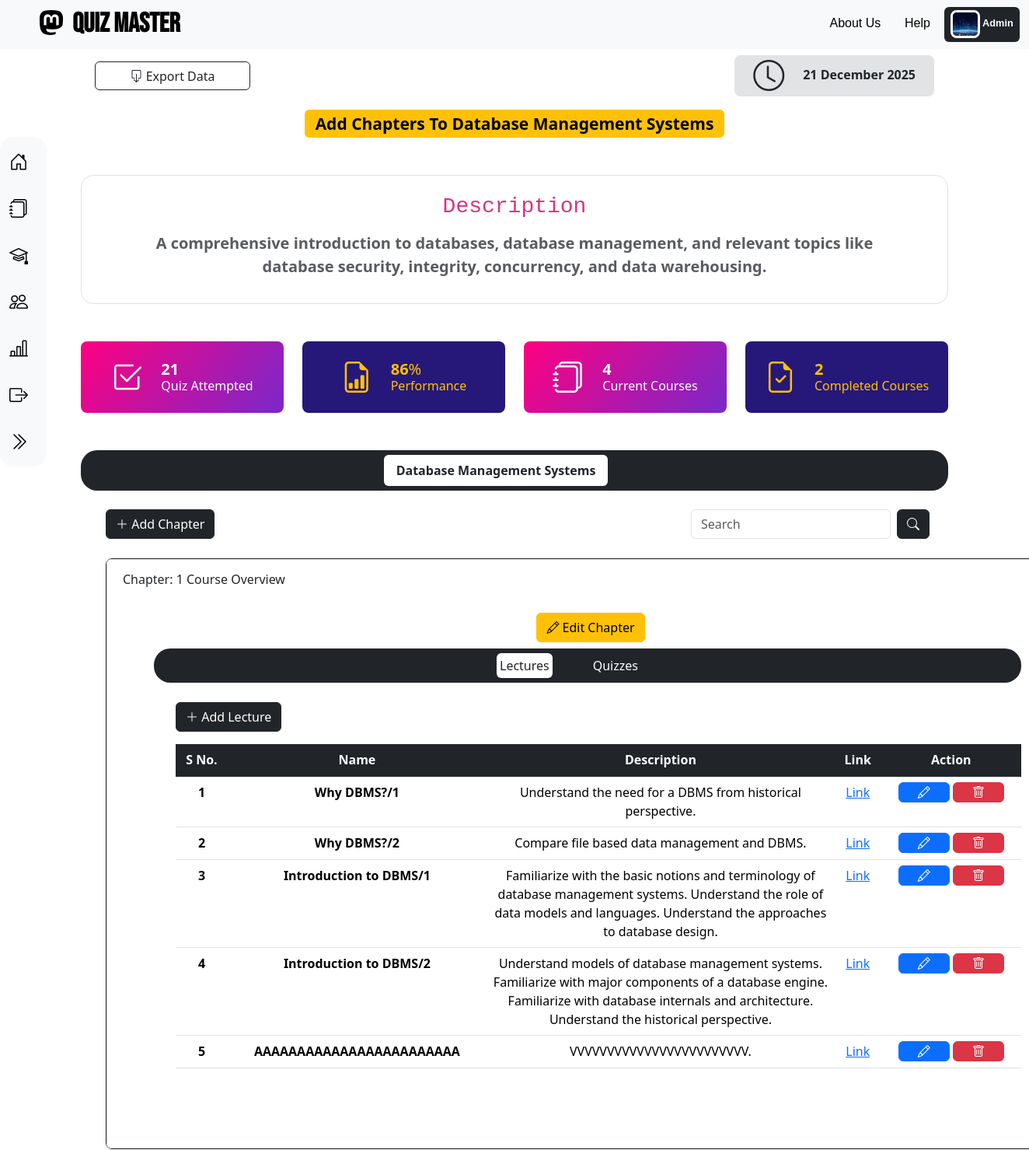
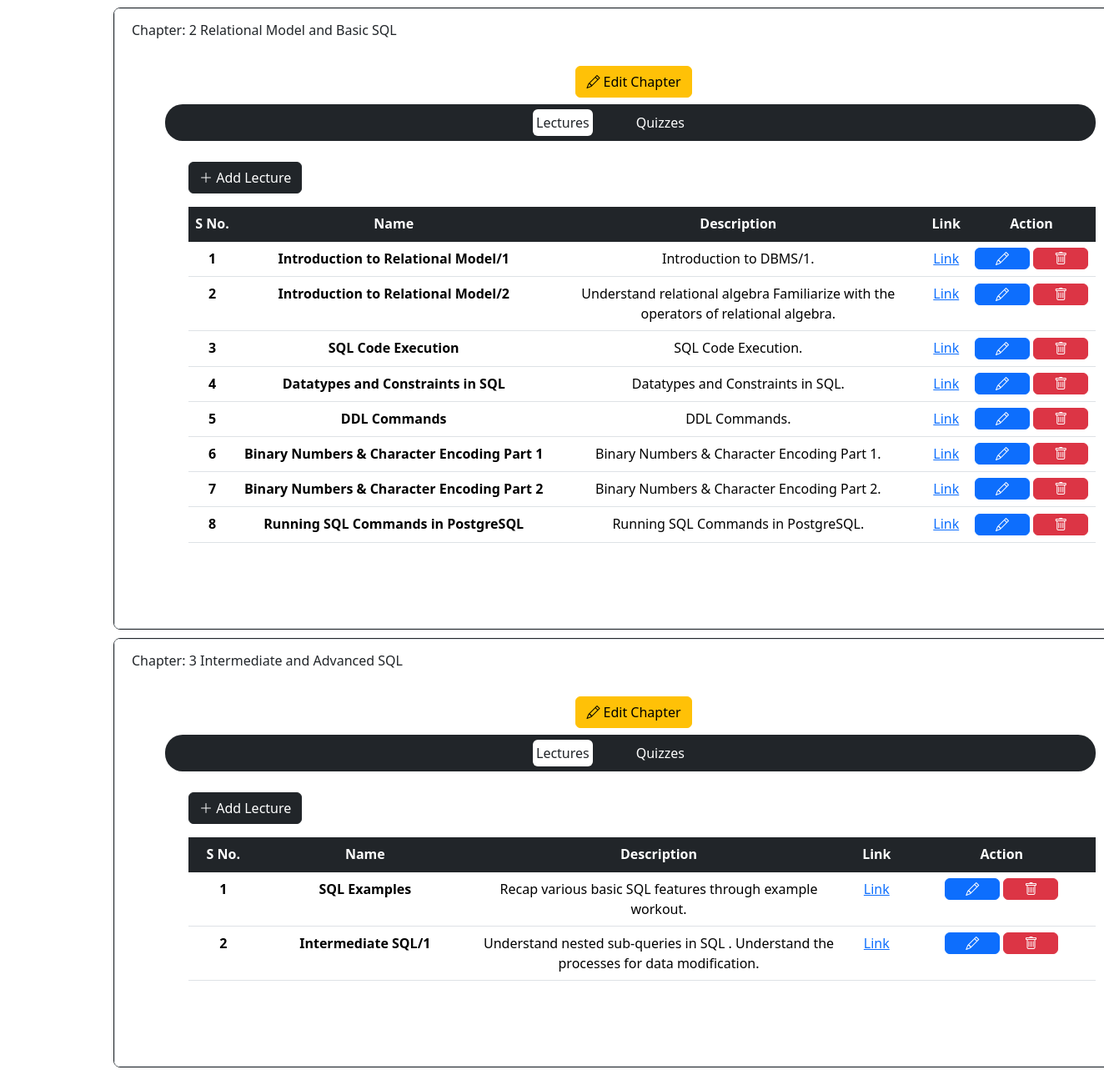
/admin_module/1, run on the app's committed database (2 pictures, top to bottom).
### application/models.py (models this page shows)
class User(db.Model):  # Student Model
    id = db.Column(db.Integer, primary_key=True)
    firstname = db.Column(db.String(), nullable=False)
    lastname = db.Column(db.String())
    dob = db.Column(db.Date(), nullable=False)
    gender = db.Column(db.String(), nullable=False)
    bloodgroup = db.Column(db.String(), nullable=False)
    qualification = db.Column(db.String(), nullable=False)
    email = db.Column(db.String(), unique=True, nullable=False)
    username = db.Column(db.String(), unique=True, nullable=False)
    password = db.Column(db.String(), nullable=False)
    profile_image = db.Column(db.String(), nullable=False)
    type = db.Column(db.String(), default="general")
    subjects = db.relationship('Subject', secondary=user_subject, backref='thatuser')
    scores = db.relationship("Score", backref="thatuser", cascade="all, delete-orphan")

class Subject(db.Model):  # Subject Model
    id = db.Column(db.Integer, primary_key=True)
    name = db.Column(db.String(), nullable=False)
    category = db.Column(db.String(), nullable=False)
    description = db.Column(db.String(), nullable=False)
    sub_image = db.Column(db.String(), nullable=False)
    instructors = db.relationship('Instructor', secondary=subject_instructor, backref='that_inst_sub')
    chapters = db.relationship("Chapter", backref="that_chap_sub", cascade="all, delete-orphan")

class Chapter(db.Model):  # Chapter Model
    id = db.Column(db.Integer, primary_key=True)
    name = db.Column(db.String(), nullable=False)
    description = db.Column(db.String(), nullable=False)
    subject_id = db.Column(db.Integer, db.ForeignKey("subject.id", ondelete="CASCADE"), nullable=False)
    lectures = db.relationship("Lecture", backref="thatlecturechapter", cascade="all, delete-orphan")
    quizzes = db.relationship("Quiz", backref="thatquizchapter", cascade="all, delete-orphan")

class Lecture(db.Model):  # Lecture Model
    id = db.Column(db.Integer, primary_key=True)
    name = db.Column(db.String(), nullable=False)
    description = db.Column(db.String(), nullable=False)
    link = db.Column(db.String(), nullable=False)
    chapter_id = db.Column(db.Integer, db.ForeignKey("chapter.id", ondelete="CASCADE"), nullable=False)
    quizzes = db.relationship("Quiz", backref='thisquiz', cascade="all, delete-orphan")

### application/controllers.py (the view, shortened to what this page needs)
@app.route("/admin_module/<int:subject_id>", methods=["GET", "POST"])
def admin_module(subject_id):
    if request.method == 'GET':
        subject = Subject.query.get(subject_id)
        chapters = Chapter.query.filter_by(subject_id=subject_id).all()
        chapter_ids = [chapter.id for chapter in chapters]
        lectures = {}
        quizzes = {}
        for chapter_id in chapter_ids:
            lectures[chapter_id] = Lecture.query.filter_by(chapter_id=chapter_id).all()
            quizzes[chapter_id] = Quiz.query.filter_by(chapter_id=chapter_id).all()
            print(quizzes)
        this_user = User.query.filter_by(type="admin").first()
        return render_template("admin/admin_module.html", subject=subject, chapters=chapters, lectures=lectures,quizzes=quizzes, this_user=this_user)

### templates/admin/admin_module.html (shortened to what this page needs)
{% extends 'base/admin_base.html' %}
{% block admin_content %}
<div class="px-4 text-center">
    <div class="mb-5">
        <h3 ><span class="badge text-bg-warning">Add Chapters To {{ subject.name }}</span></h3>
        <div class="container my-5">
            <div class="position-relative px-5 py-3 text-center text-muted bg-body border border-dashed rounded-4">
                <h2 class="mb-3"><code>Description</code></h2>
                <p class="carousel-container fs-5 fw-semibold ">
                    {{ subject.description }}
                </p>
            </div>
        </div>
      </div>
    <div class="container my-5">
        <div class="row g-4">
          <div class="col-sm-6 col-xl-3">
            <div class="d-flex justify-content-center align-items-center p-4 user-summary1 bg-opacity-15 rounded-3">
              <span class="display-6 lh-1 text-white mb-0"><i class="bi bi-check2-square"></i></span>
              <div class="ms-4 h6 fw-normal mb-0">
                <div class="d-flex">
                  <h5 class="purecounter mb-0 fw-bold text-white" data-purecounter-start="0" data-purecounter-end="10" data-purecounter-delay="200" data-purecounter-duration="0">21</h5>
                </div>
                <p class="mb-0 text-white">Quiz Attempted</p>
              </div>
            </div>
          </div>
          <div class="col-sm-6 col-xl-3">
            <div class="d-flex justify-content-center align-items-center p-4 user-summary2 bg-opacity-10 rounded-3">
              <span class="display-6 lh-1 text-warning mb-0"><i class="bi bi-file-earmark-bar-graph"></i></span>
              <div class="ms-4 h6 fw-normal mb-0">
                <div class="d-flex">
                  <h5 class="purecounter mb-0 fw-bold text-warning" data-purecounter-start="0" data-purecounter-end="200" data-purecounter-delay="200" data-purecounter-duration="0">86</h5>
                  <span class="mb-0 h5 text-warning">%</span>
                </div>
                <p class="mb-0 text-warning">Performance</p>
              </div>
            </div>
          </div>
          <div class="col-sm-6 col-xl-3">
            <div class="d-flex justify-content-center align-items-center p-4 user-summary1 bg-opacity-10 rounded-3">
              <span class="display-6 lh-1 text-white mb-0"><i class="bi bi-journals"></i></i></span>
              <div class="ms-4 h6 fw-normal mb-0">
                <div class="d-flex">
                  <h5 class="purecounter mb-0 fw-bold text-white" data-purecounter-start="0" data-purecounter-end="6" data-purecounter-delay="300" data-purecounter-duration="0">4</h5>
                </div>
                <p class="mb-0 text-white">Current Courses</p>
              </div>
            </div>
          </div>
          <div class="col-sm-6 col-xl-3">
            <div class="d-flex justify-content-center align-items-center p-4 user-summary2 bg-opacity-10 rounded-3">
              <span class="display-6 lh-1 text-warning mb-0"><i class="bi bi-file-earmark-check"></i></span>
              <div class="ms-4 h6 fw-normal mb-0">
                <div class="d-flex">
                  <h5 class="purecounter mb-0 fw-bold text-warning" data-purecounter-start="0" data-purecounter-end="6" data-purecounter-delay="300" data-purecounter-duration="0">2</h5>
                </div>
                <p class="mb-0 text-warning">Completed Courses</p>
              </div>
            </div>
          </div>
        </div>
    </div>
    <div class="container">
        <ul class="nav nav-pills justify-content-sm-center mb-4 px-3 bg-dark" id="course-pills-tab" role="tablist" style="border-radius: 21px;height: auto; padding: 6px 0px;">
            <li class="nav-item me-2 me-sm-5" role="presentation">
                <button class="nav-link mb-2 mb-md-0 active fw-bold" id="course-pills-tab-main" data-bs-toggle="pill" data-bs-target="#course-pills-tabs-1" type="button" role="tab" aria-controls="course-pills-tabs-1" aria-selected="false" tabindex="-1">{{ subject.name }}</button>
            </li>
        </ul>
        <div class="d-flex mx-4">
            <button type="button" class="btn btn-dark me-auto mx-2" data-bs-toggle="modal" data-bs-target="#addChapterModal"><i class="bi bi-plus-lg"></i> Add Chapter</button>
            <form class="d-flex" role="search">
                <input class="form-control me-2" type="search" placeholder="Search" aria-label="Search">
                <button class="btn btn-dark" type="submit"><i class="bi bi-search"></i></button>
            </form>
        </div>
        <div style="width: 1268px; margin-left: 4px;">
            <div style="padding-left: 28px; padding-bottom: 70px; padding-top: 25px;">
                    {% for chapter in chapters %}
                    <div class="accordion border border-dark" id="accordionPanelsStayOpenExample">
                        <div class="accordion-item">
                            <h2 class="accordion-header">
                                <button class="accordion-button collapsed" type="button" data-bs-toggle="collapse" data-bs-target="#{{ chapter.id }}" aria-expanded="false" aria-controls="collapsTwo" fdprocessedid="58sgg4">
                                        Chapter: {{ loop.index }} {{ chapter.name }}
                                </button>
                            </h2>
                            <div id="{{ chapter.id }}" class="accordion-collapse collapse show">
                                <div class="accordion-body">
                                    <div>
                                        <button type="button" class="btn btn-warning me-auto mx-2 mb-2" id="sub{{ chapter.id }}" value="{{ chapter.id }}" onclick="getChapterDetails('{{ chapter.id }}')" data-bs-toggle="modal" data-bs-target="#modifyChapterModal"><i class="bi bi-pencil"></i> Edit Chapter</button>
                                        <div class="container">
                                            <ul class="nav nav-pills justify-content-sm-center mb-0 px-3 bg-dark chapter-bar" id="course-pills-tab00" role="tablist">
                                                <li class="nav-item me-2 me-sm-5" role="presentation">
                                                    <button class="nav-link mb-2 mb-md-0 active p-1" id="chapter-head-lecture-{{ chapter.id}}" data-bs-toggle="pill" data-bs-target="#chapter-content-lecture-{{ chapter.id}}" type="button" role="tab" aria-controls="course-pills-tabs-11" aria-selected="false" tabindex="-1">Lectures</button>
                                                </li>
                                                <li class="nav-item me-2 me-sm-5" role="presentation">
                                                    <button class="nav-link mb-2 mb-md-0 p-1" id="chapter-head-quizzes-{{ chapter.id}}" data-bs-toggle="pill" data-bs-target="#chapter-content-quizzes-{{ chapter.id}}" type="button" role="tab" aria-controls="course-pills-tabs-22" aria-selected="false" tabindex="-1">Quizzes</button>
                                                </li>
                                            </ul>
                                            <div class="tab-content" id="course-pills-tabContent00">
                                                <div class="tab-pane fade active show" id="chapter-content-lecture-{{ chapter.id}}" role="tabpanel" aria-labelledby="course-pills-tab-1" style="padding-left: 28px; padding-bottom: 70px; padding-top: 25px;">
                                                    <div class="d-flex mb-3">
                                                        <button type="button" class="btn btn-dark me-auto" onclick="addLectureAction('{{ chapter.id }}')" data-bs-toggle="modal" data-bs-target="#addLectureModal"><i class="bi bi-plus-lg"></i> Add Lecture</button>
                                                    </div>
                                                    <table class="table table-hover">
                                                        <thead class="table-dark">
                                                        <tr>
                                                            <th scope="col">S No.</th>
                                                            <th scope="col">Name</th>
                                                            <th scope="col">Description</th>
                                                            <th scope="col">Link</th>
                                                            <th scope="col">Action</th>
                                                        </tr>
                                                        </thead>
                                                        <tbody class="table-group-divider">
                                                        {% for lecture in lectures[chapter.id] %}
                                                        <tr>
                                                            <th scope="row">{{ loop.index }}</th>
                                                            <td class="fw-semibold">{{ lecture.name }}</td>
                                                            <td class="text-wrap" style="width: 28rem;" >{{ lecture.description }}</td>
                                                            <td><a href="{{ lecture.link }}">Link</a></td>
                                                            <td>
                                                                <button type="button" class="btn btn-primary view-btn" id="chap{{ lecture.id }}" value="{{ lecture.id }}" onclick="getLectureDetails('{{ lecture.id }}')" data-bs-toggle="modal" data-bs-target="#modifyLectureModal"><i class="bi bi-pencil"></i></button>
                                                                <a href="" class="btn btn-danger view-btn" type="button"><i class="bi bi-trash"></i></a>
                                                            </td>
                                                        </tr>
                                                        {% endfor %}
                                                        </tbody>
                                                    </table>
                                                </div>
                                            </div>
                                        </div>
                                    </div>
                                </div>
                            </div>
                        </div>
                    </div>
                    {% endfor %}
            </div>
        </div>
    </div>
</div>
{% endblock %}

### templates/base/admin_base.html (shortened to what this page needs)
{% extends 'base/base.html' %}
{% block page_css %}
  <link rel="stylesheet" href="/static/admin.css">
{% endblock %}
{% block profile %}
<a href="/go_to_profile" type="button">
  <span class="badge text-bg-dark">
      <img src="/static/uploads/{{ this_user.profile_image }}" width="38px" height="36px" class="rounded-3 border border-3 border-white" alt="..."> {{ this_user.firstname }}
  </span>
</a>
{% endblock %}
{% block page_body %}
<div class="sidebar" id="sidebar">
    <a href="/admin_home" id="ahome">
      <i class="bi bi-house-door"></i>
    </a>
    <a href="/admin_subject" id="asub">
      <i class="bi bi-journals"></i>
    </a>
    <a href="/admin_instructor" id="ainstructor">
      <i class="bi bi-mortarboard"></i>
    </a>
    <a href="/admin_user" id="a_user">
        <i class="bi bi-people"></i>
      </a>
    <a href="/admin_summary" id="asummary">
      <i class="bi bi-bar-chart-line"></i>
    </a>
    <a href="/logout">
      <i class="bi bi-box-arrow-right"></i>
    </a>
    <a href="#" id="toggleSidebar">
      <i class="bi bi-chevron-double-right" id="toggleIcon"></i>
    </a>
  </div>
  <main class="position asbolute">
    <div class="px-4 text-center">
      <div class="d-flex align-items-center justify-content-between position-relative mb-3 mt-2" style="padding-inline: 98px;">
        <a class="btn btn-outline-dark" type="button" style="height: 37px; width:200px;">
            <i class="bi bi-box-arrow-down"></i> Export Data
        </a>
        <div class="d-flex justify-content-center align-items-center p-4 bg-secondary-subtle bg-opacity-15 rounded-3" style="height: 53px; width: auto;">
            <span class="display-6 lh-1 text-dark mb-0"><i class="bi bi-clock"></i></span>
            <div class="ms-4 h6 fw-normal mb-0">
                <div class="d-flex">
                    <h6 class="mb-0 fw-bold">21 December 2025</h6>
                </div>
            </div>
        </div>
      </div>
    </div>
    {% block admin_content %} {% endblock %}
  </main>
{% endblock %}

### data on the page
User: profile_image (picture), firstname "Admin"
Subject: name "Database Management Systems", description "A comprehensive introduction to databases, database management, and relevant topics like database security, integrity, concurrency, and data warehousing."
Chapter: name "Course Overview"
Lecture: name "Why DBMS?/1", description "Understand the need for a DBMS from historical perspective."
Lecture: name "Why DBMS?/2", description "Compare file based data management and DBMS."
Lecture: name "Introduction to DBMS/1", description "Familiarize with the basic notions and terminology of database management systems. Understand the role of data models and languages. Understand the approaches to database design."
Lecture: name "Introduction to DBMS/2", description "Understand models of database management systems. Familiarize with major components of a database engine. Familiarize with database internals and architecture. Understand the historical perspective."
Lecture: name "AAAAAAAAAAAAAAAAAAAAAAAA", description "VVVVVVVVVVVVVVVVVVVVVVVV.", {{ lecture.id }} 7 (drawn)
Chapter: name "Relational Model and Basic SQL"
Lecture: name "Introduction to Relational Model/1", description "Introduction to DBMS/1.", {{ lecture.id }} 5 (drawn)
Lecture: name "Introduction to Relational Model/2", description "Understand relational algebra Familiarize with the operators of relational algebra.", {{ lecture.id }} 6 (drawn)
Lecture: name "SQL Code Execution", description "SQL Code Execution.", {{ lecture.id }} 11 (drawn)
Lecture: name "Datatypes and Constraints in SQL", description "Datatypes and Constraints in SQL.", {{ lecture.id }} 12 (drawn)
Lecture: name "DDL Commands", description "DDL Commands.", {{ lecture.id }} 13 (drawn)
Lecture: name "Binary Numbers & Character Encoding Part 1", description "Binary Numbers & Character Encoding Part 1.", {{ lecture.id }} 14 (drawn)
Lecture: name "Binary Numbers & Character Encoding Part 2", description "Binary Numbers & Character Encoding Part 2.", {{ lecture.id }} 15 (drawn)
Lecture: name "Running SQL Commands in PostgreSQL", description "Running SQL Commands in PostgreSQL.", {{ lecture.id }} 16 (drawn)
Chapter: name "Intermediate and Advanced SQL", {{ chapter.id }} 5 (drawn)
Lecture: name "SQL Examples", description "Recap various basic SQL features through example workout.", {{ lecture.id }} 9 (drawn)
Lecture: name "Intermediate SQL/1", description "Understand nested sub-queries in SQL . Understand the processes for data modification.", {{ lecture.id }} 10 (drawn)
